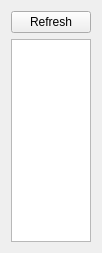
<?xml version="1.0" encoding="UTF-8"?>
<ui version="4.0">
 <class>TablesDifferencesWidget</class>
 <widget class="QWidget" name="TablesDifferencesWidget">
  <property name="geometry">
   <rect>
    <x>0</x>
    <y>0</y>
    <width>102</width>
    <height>253</height>
   </rect>
  </property>
  <property name="windowTitle">
   <string>Form</string>
  </property>
  <layout class="QVBoxLayout" name="verticalLayout">
   <item>
    <widget class="QPushButton" name="refreshButton">
     <property name="toolTip">
      <string>Refresh rows' list</string>
     </property>
     <property name="text">
      <string>Refresh</string>
     </property>
    </widget>
   </item>
   <item>
    <widget class="QListWidget" name="rowsListWidget">
     <property name="editTriggers">
      <set>QAbstractItemView::NoEditTriggers</set>
     </property>
     <property name="showDropIndicator" stdset="0">
      <bool>false</bool>
     </property>
    </widget>
   </item>
  </layout>
 </widget>
 <resources/>
 <connections/>
</ui>
